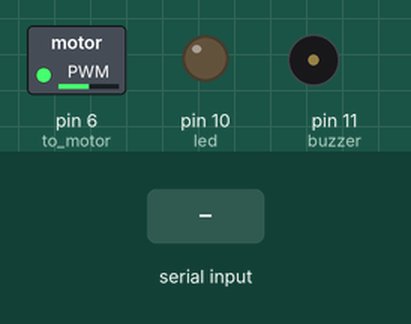
This sketch was run on a simulated Arduino Uno, built with avr-gcc and run on an emulated ATmega328P. Shown: switched loads named in the sketch (green lamp = pin HIGH), output pins drawn as LEDs (lit = HIGH), buzzer (waves = sounding, pin HIGH). The inputs (shaded band) are chosen by the test bench. What the sketch prints to the serial monitor is not drawn.

Above: at 1.2 s.
1.3 s: "1" received over Serial
At 1.8 s:
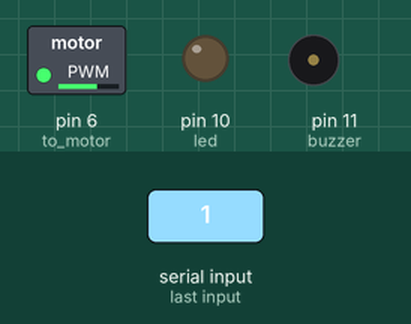
2.8 s: "3" received over Serial
At 3.4 s:
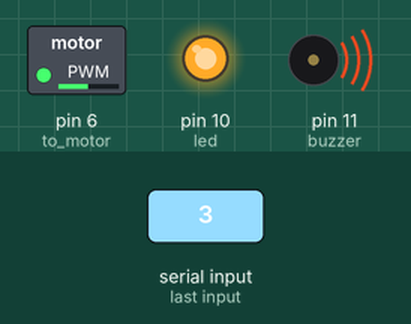
Timing chart, 0 to 5.8 s (numbered marks = the images above; inputs shaded):
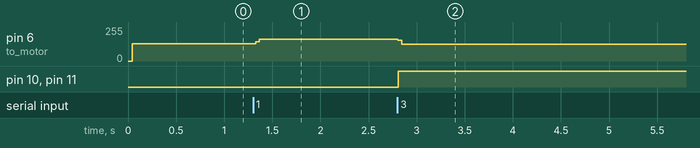

The sketch:

motor_and_cam.ino
```cpp
int error=0;
char c;

void setup()
{
  Serial.begin(9600);
  Serial.flush();
  pinMode(6,OUTPUT); //to motor
  pinMode(10,OUTPUT); //led..
  pinMode(11,OUTPUT); //buzzer..

  //attachInterrupt(digitalPinToInterrupt(interruptPin), count, CHANGE);
}

void run_motor()
{

  digitalWrite(6,HIGH); //clock pulse..
  delayMicroseconds(1900);
  digitalWrite(6,LOW);
  delayMicroseconds(1100);

}


void stop_motor()
{
  digitalWrite(6,HIGH); //clock pulse..
  delayMicroseconds(1500);
  digitalWrite(6,LOW);
  delayMicroseconds(1500);

  if(error==1)
  {
    digitalWrite(10,HIGH);
    digitalWrite(11,HIGH);
  }

}


void loop()
{

if(Serial.available() > 0)
    c = Serial.read();


if(c == '1')
  {
    if(error==1)
    {
    digitalWrite(10,LOW);
    digitalWrite(11,LOW);
    error=0;
    }
    run_motor();

  }
  else if(c == '2')
  stop_motor();
  else if(c == '3')
  {
    error=1; //error occured..
    stop_motor();
  }
  else
  {
  Serial.print("h");
  stop_motor();
  }

//delay(175);

}


/*
void count()
{
//Serial.println("Counted...");
if(ct==0)
ct++;
else if(ct==1)
ct++;
else
{
  ct=0;
  l+=10.5;
Serial.print("Length of fabric processed till now: ");
Serial.print(l);
Serial.println("cm...");

Serial.print("Number of complete revolutions of conveyor till now: ");
Serial.println(r);

Serial.println("");
Serial.println("");
if(l%110==0) //10 cycles of start and stop...check it...
r++;
}


}*/
```

Measured:
- after the input at 1.3 s, pin 6 (to_motor): 128/255 → 162/255 at once
- after the input at 2.8 s, pin 6 (to_motor): 162/255 → 125/255 at once; pin 10 (led), pin 11 (buzzer): LOW → HIGH at once
